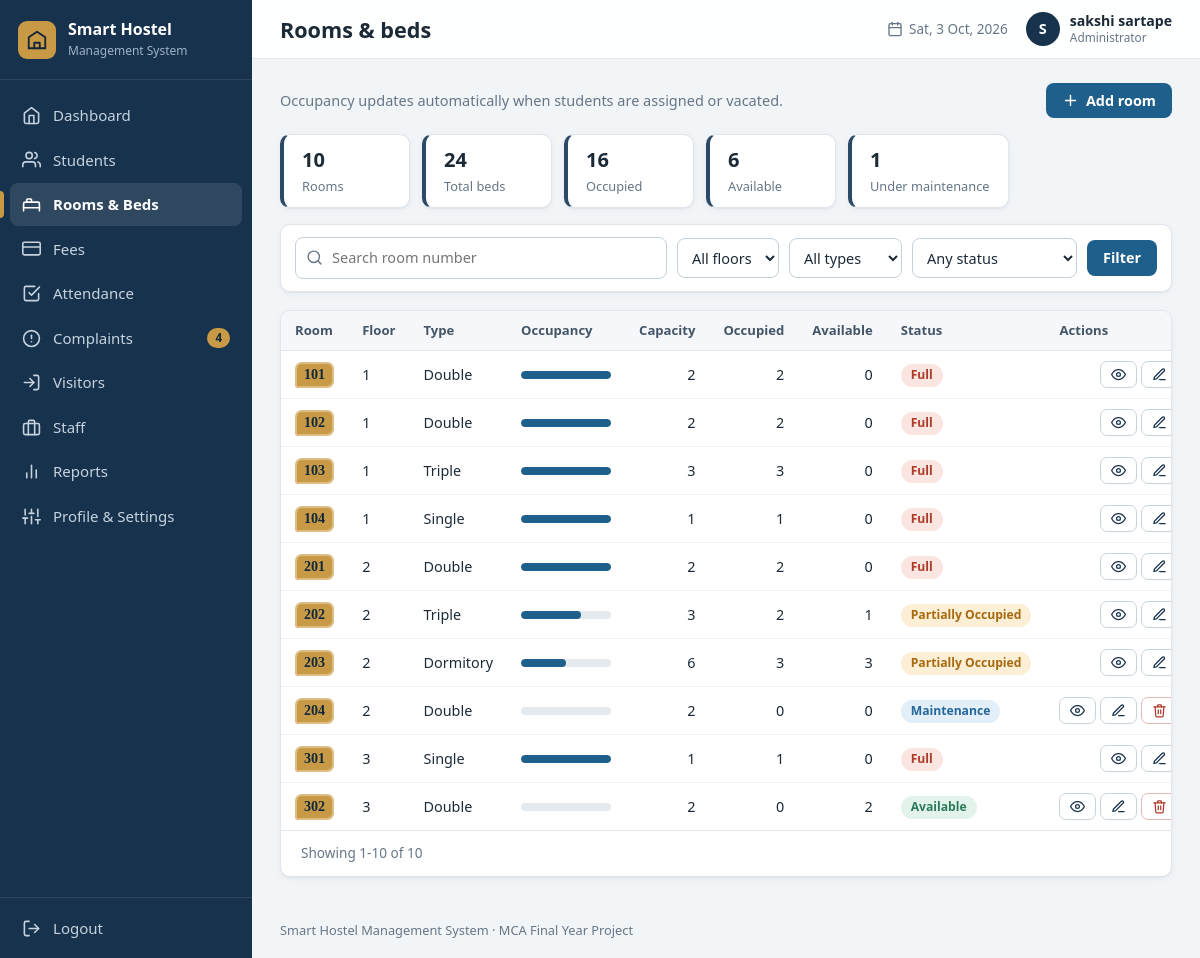
The page /rooms/ (signed in) on the database its author committed.
### tables this page shows
CREATE TABLE settings (
    key   TEXT PRIMARY KEY,
    value TEXT NOT NULL
);

CREATE TABLE users (
    id            INTEGER PRIMARY KEY AUTOINCREMENT,
    username      TEXT NOT NULL UNIQUE COLLATE NOCASE,
    password_hash TEXT NOT NULL,
    full_name     TEXT NOT NULL,
    email         TEXT,
    phone         TEXT,
    role          TEXT NOT NULL DEFAULT 'Administrator',
    created_at    TEXT NOT NULL DEFAULT (datetime('now','localtime')),
    last_login    TEXT
);

CREATE TABLE rooms (
    id                INTEGER PRIMARY KEY AUTOINCREMENT,
    room_no           TEXT    NOT NULL UNIQUE COLLATE NOCASE,
    floor             INTEGER NOT NULL CHECK (floor BETWEEN 0 AND 50),
    room_type         TEXT    NOT NULL CHECK (room_type IN ('Single','Double','Triple','Dormitory')),
    capacity          INTEGER NOT NULL CHECK (capacity BETWEEN 1 AND 50),
    under_maintenance INTEGER NOT NULL DEFAULT 0 CHECK (under_maintenance IN (0,1)),
    notes             TEXT,
    created_at        TEXT    NOT NULL DEFAULT (datetime('now','localtime')),
    -- the room type decides the capacity (Dormitory = 4 or more beds)
    CHECK (   (room_type = 'Single'    AND capacity = 1)
           OR (room_type = 'Double'    AND capacity = 2)
           OR (room_type = 'Triple'    AND capacity = 3)
           OR (room_type = 'Dormitory' AND capacity >= 4))
);

### routes/rooms.py (the view)
@bp.route("/")
def list_rooms():
    q = clean(request.args.get("q"))
    floor = clean(request.args.get("floor"))
    room_type = clean(request.args.get("type"))
    status = clean(request.args.get("status"))
    conditions, params = [], []
    if q:
        conditions.append("room_no LIKE ? ESCAPE '\\'")
        params.append(helpers.like(q))
    if floor != "" and helpers.parse_int(floor, 0, 50) is not None:
        conditions.append("floor = ?")
        params.append(int(floor))
    if room_type in helpers.ROOM_TYPES:
        conditions.append("room_type = ?")
        params.append(room_type)
    if status in ROOM_STATUSES:
        conditions.append("status = ?")
        params.append(status)
    sql = "SELECT * FROM room_overview" + helpers.where(conditions) + " ORDER BY floor, room_no"
    rows, pager = helpers.paginate(sql, params, helpers.page_number())
    totals = db.query_one(
        "SELECT COUNT(*) AS rooms, COALESCE(SUM(capacity),0) AS beds, COALESCE(SUM(occupied),0) AS occupied, "
        "COALESCE(SUM(available),0) AS available, "
        "COALESCE(SUM(CASE WHEN status='Maintenance' THEN 1 ELSE 0 END),0) AS maintenance FROM room_overview")
    floors = [r[0] for r in db.query_all("SELECT DISTINCT floor FROM rooms ORDER BY floor")]
    return render_template("rooms.html", rooms=rows, pager=pager, totals=totals, floors=floors,
                           statuses=ROOM_STATUSES, filters={"q": q, "floor": floor, "type": room_type,
                                                            "status": status})

### db.py (called while the page is built)
def connect(path):
    conn = sqlite3.connect(path, timeout=10)
    conn.row_factory = sqlite3.Row          # rows behave like dicts: row["name"]
    conn.execute("PRAGMA foreign_keys = ON")
    return conn

def get_db():
    if "db" not in g:
        g.db = connect(current_app.config["DATABASE"])
    return g.db

def query_all(sql, params=()):
    return get_db().execute(sql, params).fetchall()

def query_one(sql, params=()):
    return get_db().execute(sql, params).fetchone()

def scalar(sql, params=()):
    row = get_db().execute(sql, params).fetchone()
    return row[0] if row else None

def get_setting(key, default=""):
    row = query_one("SELECT value FROM settings WHERE key = ?", (key,))
    return row["value"] if row else DEFAULT_SETTINGS.get(key, default)

### helpers.py (called while the page is built)
def clean(value):
    return (value or "").strip()

def parse_int(value, low=None, high=None):
    try:
        number = int(clean(value))
    except ValueError:
        return None
    if (low is not None and number < low) or (high is not None and number > high):
        return None
    return number

def today():
    return date.today().isoformat()

def paginate(sql, params, page, per_page=PER_PAGE):
    database = db.get_db()
    total = database.execute(f"SELECT COUNT(*) FROM ({sql})", params).fetchone()[0]
    pages = max(1, math.ceil(total / per_page))
    page = min(max(page, 1), pages)
    rows = database.execute(f"{sql} LIMIT ? OFFSET ?",
                            (*params, per_page, (page - 1) * per_page)).fetchall()
    first = (page - 1) * per_page + 1 if total else 0
    return rows, {"page": page, "pages": pages, "total": total,
                  "first": first, "last": first + len(rows) - 1 if total else 0}

def page_number():
    return parse_int(request.args.get("page", "1"), low=1) or 1

def where(conditions):
    return " WHERE " + " AND ".join(conditions) if conditions else ""

def csrf_token():
    if "_csrf" not in session:
        session["_csrf"] = secrets.token_hex(16)
    return session["_csrf"]

def icon(name, size=18):
    path = _ICONS.get(name, _ICONS["file"])
    return Markup(f'<svg class="icon" width="{size}" height="{size}" viewBox="0 0 24 24" fill="none" '
                  f'stroke="currentColor" stroke-width="2" stroke-linecap="round" '
                  f'stroke-linejoin="round" aria-hidden="true">{path}</svg>')

### templates/rooms.html (shortened to what this page needs)
{% extends "base.html" %}
{% from "_macros.html" import badge, render_pager, empty, delete_button %}
{% block heading %}<h1>Rooms &amp; beds</h1>{% endblock %}
{% block content %}
<div class="page-head">
  <p class="muted">Occupancy updates automatically when students are assigned or vacated.</p>
  <a class="btn btn-primary" href="{{ url_for('rooms.add_room') }}">{{ icon('plus', 17) }} Add room</a>
</div>
<section class="mini-stats">
  <div class="mini"><strong>{{ totals.rooms }}</strong><span>Rooms</span></div>
  <div class="mini"><strong>{{ totals.beds }}</strong><span>Total beds</span></div>
  <div class="mini"><strong>{{ totals.occupied }}</strong><span>Occupied</span></div>
  <div class="mini"><strong>{{ totals.available }}</strong><span>Available</span></div>
  <div class="mini"><strong>{{ totals.maintenance }}</strong><span>Under maintenance</span></div>
</section>
<form class="filters card" method="get" action="{{ url_for('rooms.list_rooms') }}">
  <div class="filter-search">{{ icon('search', 17) }}
    <input type="search" name="q" value="{{ filters.q }}" placeholder="Search room number" aria-label="Search rooms"></div>
  <select name="floor" aria-label="Floor"><option value="">All floors</option>
    {% for f in floors %}<option value="{{ f }}" {% if filters.floor == f|string %}selected{% endif %}>{{ 'Ground floor' if f == 0 else 'Floor ' ~ f }}</option>{% endfor %}</select>
  <select name="type" aria-label="Room type"><option value="">All types</option>
    {% for t in ['Single','Double','Triple','Dormitory'] %}<option value="{{ t }}" {% if filters.type == t %}selected{% endif %}>{{ t }}</option>{% endfor %}</select>
  <select name="status" aria-label="Status"><option value="">Any status</option>
    {% for s in statuses %}<option value="{{ s }}" {% if filters.status == s %}selected{% endif %}>{{ s }}</option>{% endfor %}</select>
  <button class="btn btn-primary" type="submit">Filter</button>
</form>
<div class="card table-card">
  <div class="table-wrap">
    <table class="table">
      <thead><tr><th>Room</th><th>Floor</th><th>Type</th><th>Occupancy</th><th class="num">Capacity</th><th class="num">Occupied</th><th class="num">Available</th><th>Status</th><th class="actions-col">Actions</th></tr></thead>
      <tbody>
      {% for r in rooms %}
        <tr>
          <td><a class="row-link" href="{{ url_for('rooms.room_details', room_id=r.id) }}"><span class="room-tag sm">{{ r.room_no }}</span></a></td>
          <td>{{ 'Ground' if r.floor == 0 else r.floor }}</td>
          <td>{{ r.room_type }}</td>
          <td><div class="meter" title="{{ r.occupied }} of {{ r.capacity }} beds"><span style="width: {{ (r.occupied / r.capacity * 100)|round|int }}%"></span></div></td>
          <td class="num">{{ r.capacity }}</td><td class="num">{{ r.occupied }}</td><td class="num">{{ r.available }}</td>
          <td>{{ badge(r.status) }}</td>
          <td class="actions-col">
            <a class="btn btn-secondary btn-sm" href="{{ url_for('rooms.room_details', room_id=r.id) }}" title="View room">{{ icon('eye', 15) }}</a>
            <a class="btn btn-secondary btn-sm" href="{{ url_for('rooms.edit_room', room_id=r.id) }}" title="Edit room">{{ icon('edit', 15) }}</a>
            {% if r.occupied == 0 %}{{ delete_button(url_for('rooms.delete_room', room_id=r.id), 'Delete room ' ~ r.room_no ~ '? This cannot be undone.', label='') }}{% endif %}
          </td>
        </tr>
      {% endfor %}
      </tbody>
    </table>
  </div>
  {{ render_pager(pager) }}
</div>
{% endblock %}

### templates/base.html (shortened to what this page needs)
{% from "_macros.html" import csrf %}
<!DOCTYPE html>
<html lang="en">
<head>
  <link rel="stylesheet" href="{{ url_for('static', filename='css/style.css') }}">
</head>
<body class="app">
<aside class="sidebar" id="sidebar">
  <a class="brand" href="{{ url_for('dashboard.index') }}">
    <span class="brand-mark">{{ icon('building', 22) }}</span>
    <span class="brand-text"><strong>{{ hostel_name }}</strong><small>Management System</small></span>
  </a>
  <nav class="nav" aria-label="Main navigation">
    {% for bp_name, endpoint, label, icon_name in navigation %}
      <a href="{{ url_for(endpoint) }}" class="nav-link{% if request.blueprint == bp_name %} active{% endif %}">
        {{ icon(icon_name, 19) }}<span>{{ label }}</span>
        {% if bp_name == 'complaints' and open_complaints %}<em class="nav-count">{{ open_complaints }}</em>{% endif %}
      </a>
    {% endfor %}
  </nav>
  <form method="post" action="{{ url_for('auth.logout') }}" class="logout-form">
    <button type="submit" class="nav-link logout">{{ icon('logout', 19) }}<span>Logout</span></button>
  </form>
</aside>
<div class="main">
  <header class="topbar">
    <div class="topbar-title">{% block heading %}{% endblock %}</div>
    <div class="topbar-right">
      <span class="topbar-date">{{ icon('calendar', 16) }} <span id="today-label">{{ today() }}</span></span>
      <a class="user-chip" href="{{ url_for('profile.view') }}" title="Profile & settings">
        <span class="avatar">{{ current_user.full_name[:1]|upper }}</span>
        <span class="user-name">{{ current_user.full_name }}<small>{{ current_user.role }}</small></span>
      </a>
    </div>
  </header>
  <main class="content">
    {% block content %}{% endblock %}
  </main>
  <footer class="footer">{{ hostel_name }} Management System &middot; MCA Final Year Project</footer>
</div>
</body>
</html>

### templates/_macros.html (shortened to what this page needs)
{% macro badge(text) %}<span class="badge badge-{{ (text or '')|lower|replace(' ', '-') }}">{{ text }}</span>{% endmacro %}
{% macro delete_button(url, message, label='Delete', small=True, next_url='') %}
<form method="post" action="{{ url }}" class="inline-form" data-confirm="{{ message }}">
  <button type="submit" class="btn btn-danger{% if small %} btn-sm{% endif %}" title="{{ label or 'Delete' }}" aria-label="{{ label or 'Delete' }}">{{ icon('trash', 15) }}{% if label %} {{ label }}{% endif %}</button>
</form>
{% endmacro %}
{% macro render_pager(p) %}
{% if p.total > 0 %}
<div class="pager">
  <span class="pager-info">Showing {{ p.first }}-{{ p.last }} of {{ p.total }}</span>
</div>
{% endif %}
{% endmacro %}

### rows shown on the page
settings: value "Smart Hostel"
users: full_name "S", full_name "sakshi sartape", role "Administrator"
rooms: room_no "101", floor "1", room_type "Double", capacity "2", occupied "2", available "0", text "Full"
rooms: room_no "102", floor "1", room_type "Double", capacity "2", occupied "2", available "0", text "Full"
rooms: room_no "103", floor "1", room_type "Triple", capacity "3", occupied "3", available "0", text "Full"
rooms: room_no "104", floor "1", room_type "Single", capacity "1", occupied "1", available "0", text "Full"
rooms: room_no "201", floor "2", room_type "Double", capacity "2", occupied "2", available "0", text "Full"
rooms: room_no "202", floor "2", room_type "Triple", capacity "3", occupied "2", available "1", text "Partially Occupied"
rooms: room_no "203", floor "2", room_type "Dormitory", capacity "6", occupied "3", available "3", text "Partially Occupied"
rooms: room_no "204", floor "2", room_type "Double", capacity "2", occupied "0", available "0", text "Maintenance"
rooms: room_no "301", floor "3", room_type "Single", capacity "1", occupied "1", available "0", text "Full"
rooms: room_no "302", floor "3", room_type "Double", capacity "2", occupied "0", available "2", text "Available"

### other values the page prints
{{ label }} "Dashboard" "Students" "Rooms & Beds" "Fees" "Attendance" "Complaints" "Visitors" "Staff" "Reports" "Profile & Settings"
{{ open_complaints }} "4"
{{ totals.rooms }} "10"
{{ totals.beds }} "24"
{{ totals.occupied }} "16"
{{ totals.available }} "6"
{{ totals.maintenance }} "1"
{{ p.first }} "1"
{{ p.last }} "10"
{{ p.total }} "10"
